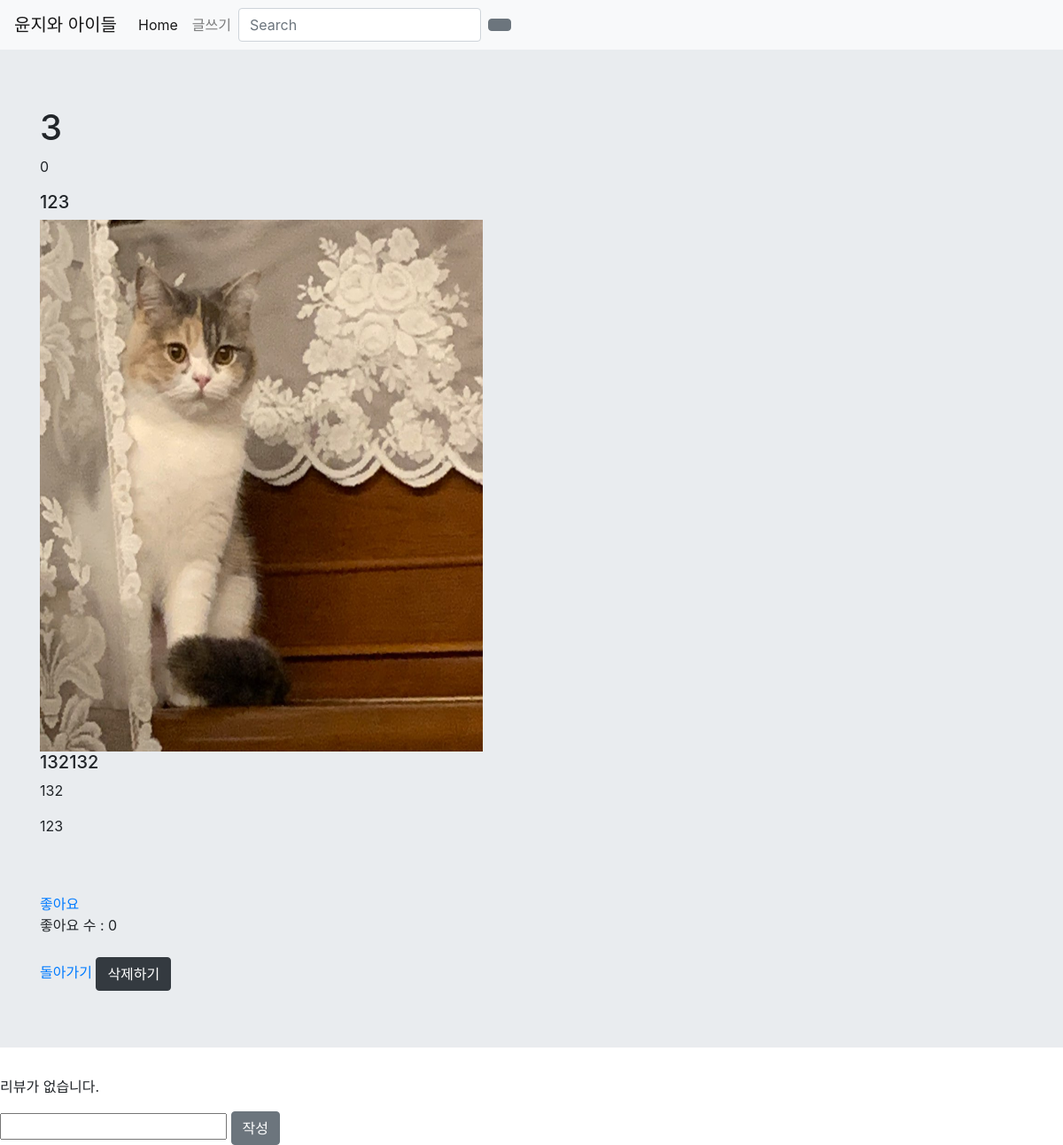
Before: /blog/9 (signed in) with the older database file.
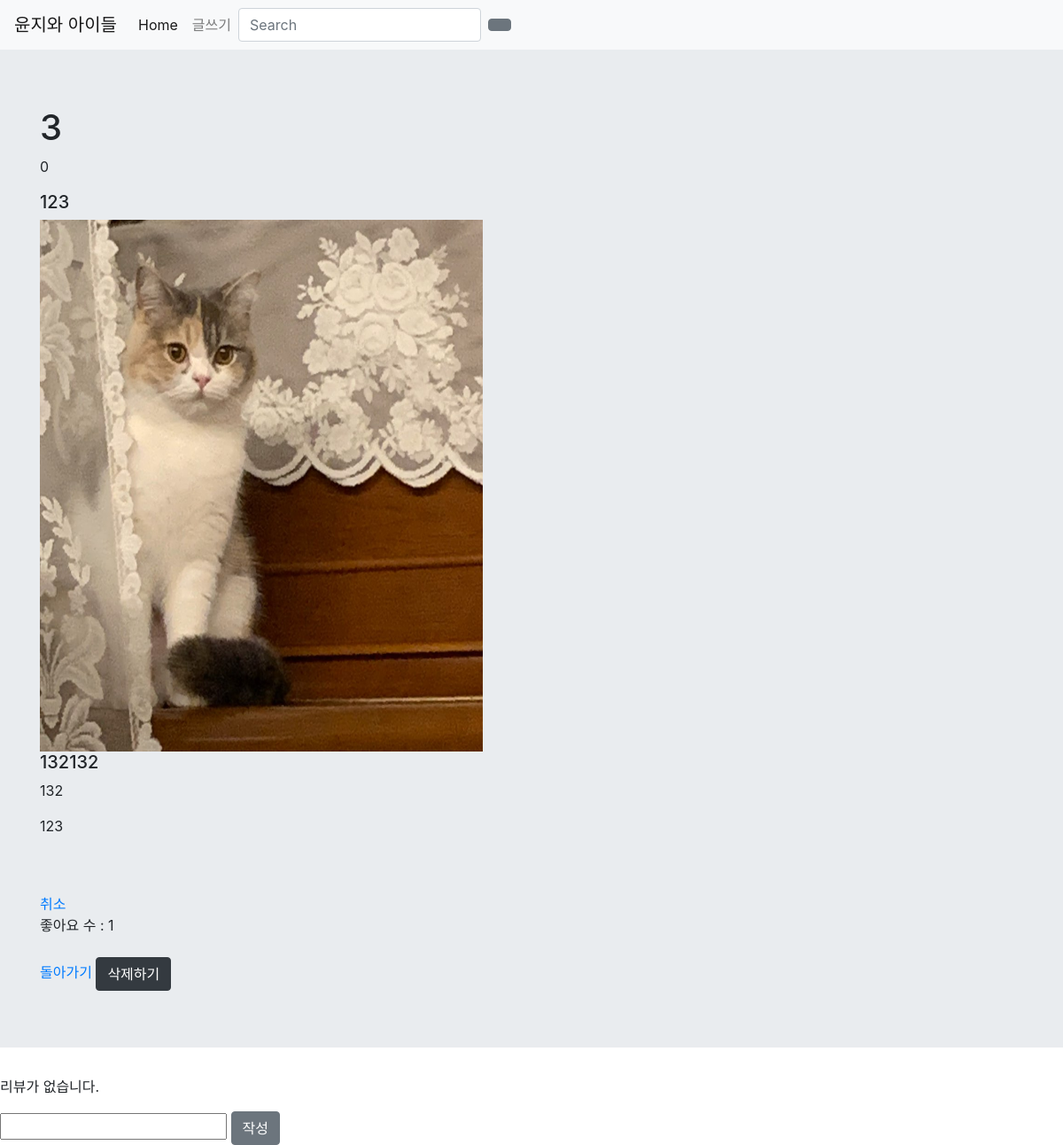
After: the same page with the newer database file.
### writing/models.py (models this page shows, shortened)
class Blog(models.Model):
    title = models.CharField(max_length = 200)
    money = models.CharField(max_length = 200)
    one_line = models.CharField(max_length = 200)
    image = models.ImageField(null = True, blank = True, upload_to = 'image', default="image/elly.png")
    pub_date=models.DateTimeField(auto_now_add=True)
    seller = models.TextField()
    content = models.TextField()
    content_list = models.TextField()
    count = models.IntegerField(default = 0)
    like_num = models.PositiveIntegerField(default=0, blank=True)

### writing/views.py (the view)
# urls.py: path('blog/<int:blog_id>', writing.views.detail, name = 'detail'),
def detail(request, blog_id):
    blog = Blog()
    reviews = Review.objects.filter(blog=blog_id)
    blog_detail = get_object_or_404(Blog, pk=blog_id)
    blog.count += 1
    blog.save()
    account = Account.objects.get(user=request.user)
    return render(request, 'detail.html', {'blog': blog_detail, 'account': account, 'reviews' : reviews})

### writing/templates/detail.html (shortened to what this page needs)
<!DOCTYPE html>
<html lang="en">
<head>
</head>
{% extends 'base.html' %}
{% block content %}
<body>
    <form action="{% url 'delete' %}">
        <div class="jumbotron jumbotron-fluid">
            <div class="container">
                <h1>{{blog.title}}</h1>
                <p>{{blog.money}}</p>
                <h5>{{blog.one_line}}</h5>
                {% if blog.image %}
                <img src="{{blog.image.url}}" alt="이미지가 없습니다." width="500" height="600">
                {% endif %}
                <h5>{{blog.seller}}</h5>
                <p>{{blog.content}}</p>
                <p>{{blog.content_list}}</p>
                <br>
                <br>
                <a href="{% url 'like' blog.id %}">
                    {% if blog in account.like_blog.all %}
                    취소
                    {% else %}
                    좋아요
                    {% endif %}
                </a>
                <div>좋아요 수 : {{blog.like_num}}</div>
                <br>
                <a href="{% url 'home' %}">돌아가기</a>
                <input class="btn btn-dark" type="submit" value="삭제하기">
            </div>
        </div>
    </form>
    {% for review in reviews %}
    <div class="review">
        <p>작성자 : {{review.review_user}}</p>
        <p>{{review.review_body}}</p>
    </div>
    {% empty %}
        <p>리뷰가 없습니다.</p>
    {% endfor %}
    <form method="POST" action= "{% url 'review' %}">
        <input type="text" name="review_body"></input>
        <button type="submit" class="btn btn-secondary">작성</button>
    </form>
</body>
{% endblock %}

### yunjee_p/templates/base.html (shortened to what this page needs)
<!DOCTYPE html>
<html lang="en">
<head>
    <link rel="stylesheet" href="https://stackpath.bootstrapcdn.com/bootstrap/4.5.0/css/bootstrap.min.css"
>
</head>
<body>
    <nav class="navbar navbar-expand-lg navbar-light bg-light">
        <a class="navbar-brand" href="#">윤지와 아이들</a>
        <div class="collapse navbar-collapse" id="navbarNav">
            <ul class="navbar-nav">
                <li class="nav-item active">
                    <a class="nav-link" href="{% url 'home' %}">Home<span class="sr-only">(current)</span></a>
                </li>
                <li class="nav-item">
                    <a class="nav-link" href="{% url 'create' %}">글쓰기</a>
                </li>
            </ul>
            <form class="form-inline my-2 my-lg-0" action="{% url 'search:searchResult' %}" method="get">
                <input class="form-control mr-sm-2" type="search" placeholder="Search" aria-label="Search" name="q">
                <button class="btn btn-secondary my-2 my-sm-0" type="submit"></button>
            </form>
        </div>
    </nav>
    {% block content %}
    {% endblock %}
</body>
</html>

Changed rows visible on the page:
changed Blog: like_num "0" → "1"
Other visible differences:
text no longer shown: "좋아요"
text now shown: "취소"
